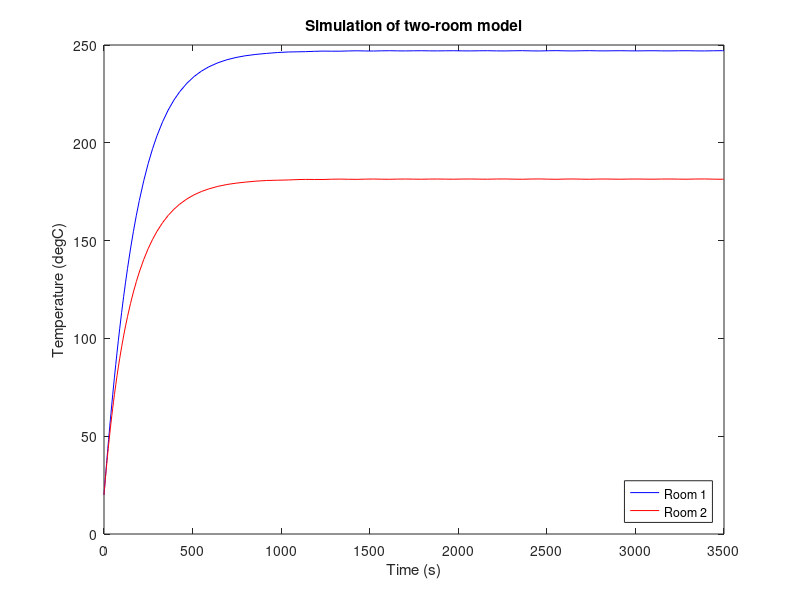

Recreate this plot in MATLAB.
clc;
close all;
clear;

% Define system parameters
C1 = 100; % Heat capacity of room 1 (J/K)
C2 = 150; % Heat capacity of room 2 (J/K)
h = 0.05; % Heat transfer coefficient btw room and outside temp (W/K.m^2)
A_s = 20; % Surface area of room 1 (m^2)
A_s2 = 40; % Surface area of room 2 (m^2)
k = 0.7; % Heat transfer coefficient btw the rooms(W/K.m^2)
Tout = 20; % Outside temperature (degC)
T_desired = [100; 150]; % Desired temperature of each room (degC)


%System State Space Representation
A = [-(h*A_s+k)/C1, k/C1;
    k/C2, -(h*A_s2+k)/C2];
B = [1/C1 0; 0, 1/C2];
C = [1 0; 0 1];
D = 0*eye(2);


% Calculate the observability matrix
CO = ctrb(A,B);

% Check if the system is controllable
if rank(CO) == size(A,1)
    disp('System is controllable!');
else
    disp('System is not controllable!');
end

% Calculate the observability matrix
O = obsv(A, C);

% Check the rank of the observability matrix
if rank(O) == size(A,1)
    disp('System is observable');
else
    disp('System is not observable');
end


%Define cost function
Q1 = diag([1,1]);
Q2 = 2*(C'*C);
R1 = eye(2);
R2 = eye(2);

% LQR controller
[K1,S1,P1] = lqr(A,B,Q1,R1);
[K2,S2,P2] = lqr(A,B,Q2,R2);


% Kalman filter
G = eye(2); % Process noise covariance matrix
Q = 1*eye(2); % Measurement noise covariance matrix
R = 100*eye(2); % Error covariance matrix
[L,P] = lqe(A,G,C,Q,R); % Kalman gain

% Define simulation parameters
tspan = [0 3500]; % Simulation time span (s)
initial_state = [20; 20]; % Initial temperature of each room (degC)
u1 = 100; % Heat input to room 1 (W)
u2 = 150; % Heat input to room 2 (W)

% Define the system dynamics as a function of time and state
f = @(t, S) [(-h*A_s/C1)*(S(1)-Tout) + k/C1*S(2) + u1/C1;
k/C2*S(1) + (-h*A_s2/C2)*(S(2)-Tout) + u2/C2];

% Simulate the system using ODE45 solver
[t, S] = ode45(f, tspan, initial_state);


% Plot the results
figure;
plot(t, S(:,1), 'b-', t, S(:,2), 'r-');
xlabel('Time (s)');
ylabel('Temperature (degC)');
legend('Room 1', 'Room 2', 'Location', 'southeast');
title('Simulation of two-room model');



%% Specify disturbance and noise magnitude
% Vd = eye(2); % disturbance covariance
% Vn = eye(2); % noise covariance
% 
% % Build Kalman filter
% [Kf,P,E] = lqe(A,eye(2),C,Vd,Vn); % design Kalman filter
% % alternatively, possible to design using "LQR" code
% Kq = (lqr(A',C',Vd,Vn))';
% 
% %% Augment system with additional inputs
% B_aug = [B eye(2) 0*B]; % [u I*wd 0*wn]
% D_aug = [0 0 0 0 0 0; 0 0 0 0 0 1]; % D matrix passes noise through
% sysC = ss(A,B_aug,C,D_aug); % single-measurement system
% 
% % "true" system w/ full-state output, disturbance, no noise
% sysTruth = ss(A,B_aug,eye(2),zeros(2,size(B_aug,2)));
% sysKF = ss(A-Kf*C,[B Kf],eye(2),0*[B Kf]); % Kalman filter


% dt = .01;
% t_kf = dt:dt:50;
% uDIST = sqrt(Vd)*randn(2,size(t_kf,2)); % random disturbance
% uNOISE = sqrt(Vn)*randn(size(t_kf,2)); % random noise
% u = 0*t;
% u(1/dt) = 20/dt; % positive impulse
% u(15/dt) = -20/dt; % negative impulse
% u_aug = [u; uDIST; uNOISE]; % input w/ disturbance and noise
% [y,t_kf] = lsim(sysC,u_aug,t_kf); % noisy measurement
% [xtrue,t_kf] = lsim(sysTruth,u_aug,t_kf); % true state
% [xhat,t_kf] = lsim(sysKF,[u; y'],t_kf); % state estimate
